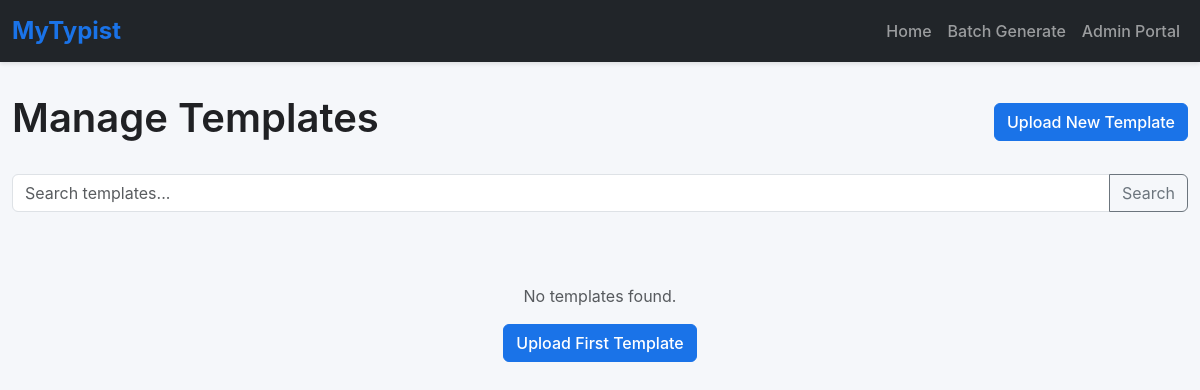
Page /admin/templates?key=SecretAdmin123 on the earlier database version.
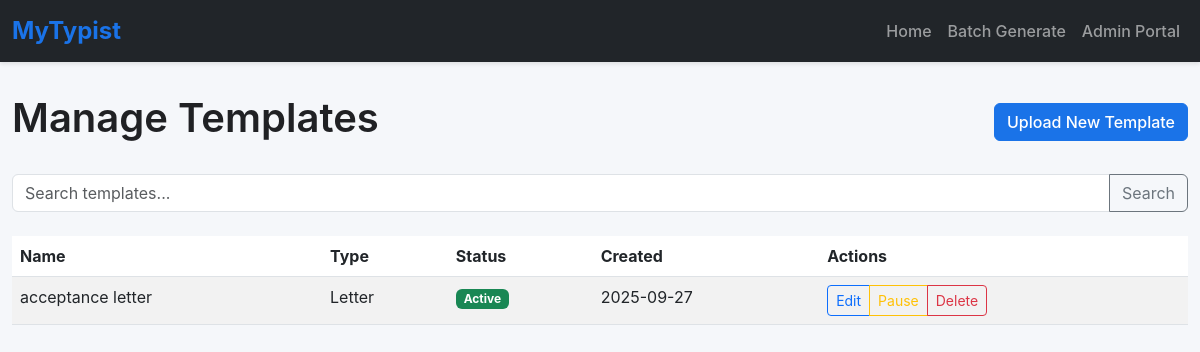
Same page on the later database version.
### app.py (models this page shows)
class Template(db.Model):
    __tablename__ = 'template'
    id = db.Column(db.Integer, primary_key=True)
    name = db.Column(db.String(100), nullable=False)
    type = db.Column(db.String(50), nullable=False)
    file_path = db.Column(db.String(200), nullable=False)
    description = db.Column(db.Text)
    font_family = db.Column(db.String(50), default='Times New Roman')
    font_size = db.Column(db.Integer, default=12)
    margin_top = db.Column(db.Float, default=1.0)
    margin_bottom = db.Column(db.Float, default=1.0)
    margin_left = db.Column(db.Float, default=1.0)
    margin_right = db.Column(db.Float, default=1.0)
    default_line_spacing = db.Column(db.Float, default=1.0)
    is_active = db.Column(db.Boolean, default=True)
    created_at = db.Column(db.DateTime, default=lambda: datetime.now(timezone.utc))
    updated_at = db.Column(db.DateTime, default=lambda: datetime.now(timezone.utc),
                          onupdate=lambda: datetime.now(timezone.utc))
    placeholders = db.relationship('Placeholder', back_populates='template',
                                   cascade="all, delete-orphan")
    created_documents = db.relationship('CreatedDocument', back_populates='template',
                                        cascade="all, delete-orphan")

### app.py (the view, shortened to what this page needs)
@app.route('/admin/templates')
def admin_templates():
    key = request.args.get('key')
    if key != app.config['ADMIN_KEY']:
        abort(403)
    page = request.args.get('page', 1, type=int)
    search = request.args.get('search', '')
    query = Template.query
    templates = query.order_by(Template.created_at.desc()).paginate(
        page=page, per_page=20, error_out=False
    )
    return render_template('admin/templates.html',
                           templates=templates,
                           search=search,
                           admin_key=key)

### templates/admin/templates.html (shortened to what this page needs)
{% extends 'base.html' %}
{% block content %}
    <div class="d-flex justify-content-between align-items-center mb-4">
        <h1>Manage Templates</h1>
        <a href="{{ url_for('admin_upload_template', key=admin_key) }}" class="btn btn-primary">Upload New Template</a>
    </div>
    <form method="GET" class="mb-4">
        <div class="input-group">
            <input type="text" class="form-control" name="search" value="{{ search or '' }}" placeholder="Search templates...">
            <button class="btn btn-outline-secondary" type="submit">Search</button>
        </div>
    </form>
    {% if templates.items %}
        <div class="table-responsive">
            <table class="table table-striped">
                <thead>
                    <tr>
                        <th>Name</th>
                        <th>Type</th>
                        <th>Status</th>
                        <th>Created</th>
                        <th>Actions</th>
                    </tr>
                </thead>
                <tbody>
                    {% for template in templates.items %}
                    <tr>
                        <td>{{ template.name }}</td>
                        <td>{{ template.type }}</td>
                        <td>
                            <span class="badge bg-{{ 'success' if template.is_active else 'warning' }}">
                                {{ 'Active' if template.is_active else 'Inactive' }}
                            </span>
                        </td>
                        <td>{{ template.created_at.strftime('%Y-%m-%d') }}</td>
                        <td>
                            <div class="btn-group btn-group-sm">
                                <a href="{{ url_for('admin_edit_template', template_id=template.id, key=admin_key) }}" class="btn btn-outline-primary">Edit</a>
                                {% if template.is_active %}
                                    <a href="{{ url_for('admin_pause_template', template_id=template.id, key=admin_key) }}" class="btn btn-outline-warning">Pause</a>
                                {% else %}
                                    <a href="{{ url_for('admin_resume_template', template_id=template.id, key=admin_key) }}" class="btn btn-outline-success">Resume</a>
                                {% endif %}
                                <a href="{{ url_for('admin_delete_template', template_id=template.id, key=admin_key) }}" class="btn btn-outline-danger" onclick="return confirm('Are you sure?')">Delete</a>
                            </div>
                        </td>
                    </tr>
                    {% endfor %}
                </tbody>
            </table>
        </div>
    {% else %}
        <div class="text-center py-5">
            <p class="text-muted">No templates found.</p>
            <a href="{{ url_for('admin_upload_template', key=admin_key) }}" class="btn btn-primary">Upload First Template</a>
        </div>
    {% endif %}
{% endblock %}

Differences in the rows shown:
added Template: name "acceptance letter", type "Letter", is_active "Active", created_at "2025-09-27"
Other differences:
text no longer shown: "No templates found. Upload First Template"
text now shown: "Name Type Status Created Actions"
